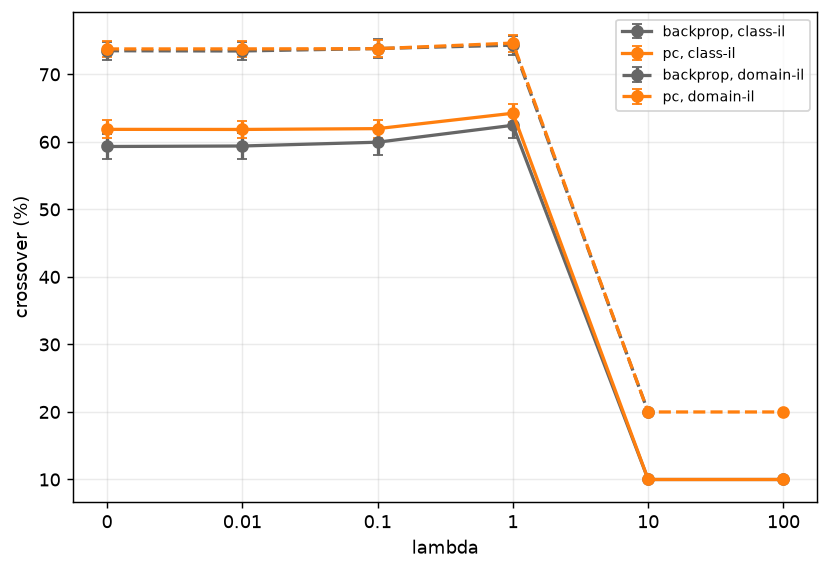

The script that drew this image:
"""How large should Synaptic Intelligence's penalty strength (lambda) be, and does the answer
differ between backprop and PC?

Report series 2, decade 200 (second of three: 200 EWC, 210 SI, 220 k-WTA, then 230's head-to-head
comparison). Same protocol as 200 in every respect -- backprop_si + pc_si, both scenarios,
matched-competence 90%, 10 seeds, H=32, lr 0.01 backprop / 0.02 PC -- except the importance
estimator: SI accumulates a running path-integral of each weight's own contribution to reducing
the loss over ALL of task 1 (src.ewc.finalize_si), rather than a one-shot Fisher snapshot at the
boundary. No separate data sample is needed here -- unlike 200, the accumulation already
happened inside every task-1 training step; the boundary hook only finalises it.

Same lambda grid as 200, same lambda=0 regression-check rationale, same report figure shape.
"""
import sys
import time
from pathlib import Path

ROOT = Path(__file__).resolve().parents[1]
sys.path.insert(0, str(ROOT))

import numpy as np
import matplotlib.pyplot as plt

from src.protocol import PROTOCOL, load, build, replace, figure_path as _figure_path, \
    array_path as _array_path
from src.runner import run_classil
from src.ewc import finalize_si
from src.metrics import metric_grid

SMOKE = "--smoke" in sys.argv
REPLOT = "--replot" in sys.argv


def _tag(f, suffix):
    own = Path(f).resolve() == Path(__file__).resolve()
    return (suffix + "_SMOKE").lstrip("_") if (SMOKE and own) else suffix


def figure_path(f, suffix=""):
    return _figure_path(f, _tag(f, suffix))


def array_path(f, suffix=""):
    return _array_path(f, _tag(f, suffix))


# ---------------------------------------------------------------- settings
LAMBDAS = [0, 0.01, 0.1, 1, 10, 100]
METHODS = ["backprop_si", "pc_si"]
LR = {"backprop_si": 0.01, "pc_si": 0.02}   # same values as backprop/pc elsewhere in this series
SCENARIOS = ["class_il", "domain_il"]
SEEDS = 10
EVAL_EVERY = 10
MAX_ITERS = 5000
STOP_PATIENCE = 3
THRESHOLD = 0.90
METHOD_COLORS = {"backprop_si": "0.4", "pc_si": "tab:orange"}
SCENARIO_LS = {"class_il": "-", "domain_il": "--"}
EXP100 = Path(__file__).parent / "100_capacity_vs_width.py"

if SMOKE:
    LAMBDAS, SEEDS, EVAL_EVERY, MAX_ITERS = [0, 1], 2, 5, 200
    print("--smoke: tiny budget, results are NOT meaningful\n")

if Path(_array_path(EXP100)).exists():
    H = int(np.load(_array_path(EXP100))["chosen"])
    print(f"H = {H}, read from exp100")
else:
    H = 32
    print("exp100's array not found -- falling back to H = 32")


def run_si(proto, method, seed, lam, data):
    """Task 1 trains normally, accumulating Omega every step (already built into
    backprop_si/pc_si's train_step); the boundary hook finalises it into an importance dict
    weighted by lam, then the penalty applies through task 2."""
    tasks = proto.tasks(seed)
    lmap = proto.label_map(tasks)
    handle = {}
    train_step, predict = build(proto, method, seed, handle=handle)

    def on_task_end(ti, step):
        if ti == 0:
            finalize_si(handle["ewc"], handle["si_omega"], handle["params"], lam)

    return run_classil(train_step, predict, tasks, data.train, data.class_idx,
                       report_eval=data.report_eval, stop_eval=data.stop_eval,
                       max_iters_per_task=MAX_ITERS, batch=proto.batch, eval_every=proto.eval_every,
                       device=proto.device, stop_threshold=[THRESHOLD, THRESHOLD],
                       stop_patience=proto.stop_patience, data_seed=seed, label_map=lmap,
                       on_task_end=on_task_end)


def cell_metrics(proto, method, lam, data):
    runs = [run_si(proto, method, seed, lam, data) for seed in range(SEEDS)]
    n_bad = sum(1 for o in runs if not all(o["reached"]))
    if n_bad:
        print(f"  WARNING: {proto.scenario} {method} lambda={lam}: {n_bad}/{SEEDS} seed(s) hit the cap")
    lo = -int(1.2 * np.median([o["switches"][0] for o in runs]))
    hi = int(1.2 * np.median([o["switches"][1] - o["switches"][0] for o in runs]))
    rel_grid = np.arange(lo, hi + EVAL_EVERY, EVAL_EVERY)
    A = np.full((SEEDS, len(rel_grid), 2), np.nan)
    for i, o in enumerate(runs):
        rel = np.asarray(o["steps"]) - o["switches"][0]
        for j, r in enumerate(rel):
            k_ = int(round((r - lo) / EVAL_EVERY))
            if 0 <= k_ < len(rel_grid):
                A[i, k_] = o["curves"]["argmax"][j]
    g = metric_grid(rel_grid, A, 0.0)
    return g["crossover"]


if REPLOT and Path(array_path(__file__)).exists():
    z = np.load(array_path(__file__), allow_pickle=True)
    crossover = {s: {m: z[f"crossover_{s}_{m}"] for m in METHODS} for s in SCENARIOS}
    print(f"--replot: redrawing from {array_path(__file__)}, no training\n")
else:
    base = replace(PROTOCOL, hidden=H, eval_every=EVAL_EVERY, seeds=SEEDS, lr=LR,
                   max_iters_per_task=MAX_ITERS, stop_patience=STOP_PATIENCE)
    data = load(replace(base, scenario="class_il"))
    crossover = {s: {m: np.full((len(LAMBDAS), SEEDS), np.nan) for m in METHODS} for s in SCENARIOS}
    t0 = time.perf_counter()

    for scen in SCENARIOS:
        proto = replace(base, scenario=scen)
        for method in METHODS:
            for li, lam in enumerate(LAMBDAS):
                cx = cell_metrics(proto, method, lam, data)
                crossover[scen][method][li] = cx
                print(f"  {scen:10s} {method:11s} lambda={lam:<6g} crossover {np.nanmean(cx):5.1f}"
                      f"   [{time.perf_counter()-t0:5.0f}s]")

# ---------------------------------------------------------------- report figure: crossover vs lambda
fig, ax = plt.subplots(figsize=(6.5, 4.5))
xpos = np.arange(len(LAMBDAS))
for scen in SCENARIOS:
    for method in METHODS:
        v = crossover[scen][method]
        mean = np.nanmean(v, axis=1)
        n = np.sum(np.isfinite(v), axis=1)
        sem = np.where(n > 1, np.nanstd(v, axis=1, ddof=1) / np.sqrt(np.maximum(n, 1)), np.nan)
        ax.errorbar(xpos, mean, yerr=sem, marker="o", capsize=3, lw=1.8,
                   color=METHOD_COLORS[method], ls=SCENARIO_LS[scen],
                   label=f"{method.replace('_si', '')}, {scen.replace('_', '-')}")
ax.set_xticks(xpos)
ax.set_xticklabels([str(l) for l in LAMBDAS])
ax.set_xlabel("lambda")
ax.set_ylabel("crossover (%)")
ax.legend(fontsize=8, loc="best")
ax.grid(alpha=0.25)
fig.tight_layout()
fig.savefig(figure_path(__file__), dpi=130, bbox_inches="tight")
print(f"\nsaved {figure_path(__file__)}")

# ---------------------------------------------------------------- save
np.savez(array_path(__file__), lambdas=np.asarray(LAMBDAS), H=H,
         **{f"crossover_{s}_{m}": crossover[s][m] for s in SCENARIOS for m in METHODS})
print(f"saved {array_path(__file__)}")
